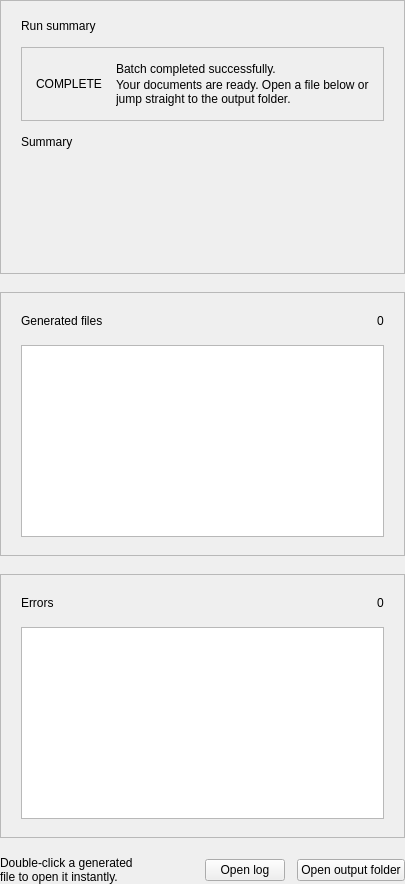
<?xml version="1.0" encoding="UTF-8"?>
<ui version="4.0">
 <class>ResultsPageForm</class>
 <widget class="QWidget" name="resultsPageForm">
  <layout class="QVBoxLayout" name="rootLayout">
   <property name="spacing">
    <number>18</number>
   </property>
   <property name="leftMargin">
    <number>0</number>
   </property>
   <property name="topMargin">
    <number>0</number>
   </property>
   <property name="rightMargin">
    <number>0</number>
   </property>
   <property name="bottomMargin">
    <number>0</number>
   </property>
   <item>
    <widget class="QFrame" name="resultsSummaryCard">
     <property name="frameShape">
      <enum>QFrame::StyledPanel</enum>
     </property>
     <layout class="QVBoxLayout" name="summaryLayout">
      <property name="spacing">
       <number>14</number>
      </property>
      <property name="leftMargin">
       <number>20</number>
      </property>
      <property name="topMargin">
       <number>18</number>
      </property>
      <property name="rightMargin">
       <number>20</number>
      </property>
      <property name="bottomMargin">
       <number>18</number>
      </property>
      <item>
       <widget class="QFrame" name="summaryTitleBar">
        <property name="frameShape">
         <enum>QFrame::NoFrame</enum>
        </property>
        <layout class="QHBoxLayout" name="summaryTitleLayout">
         <property name="spacing">
          <number>0</number>
         </property>
         <property name="leftMargin">
          <number>0</number>
         </property>
         <property name="topMargin">
          <number>0</number>
         </property>
         <property name="rightMargin">
          <number>0</number>
         </property>
         <property name="bottomMargin">
          <number>0</number>
         </property>
         <item>
          <widget class="QLabel" name="summaryTitle">
           <property name="text">
            <string>Run summary</string>
           </property>
          </widget>
         </item>
        </layout>
       </widget>
      </item>
      <item>
       <widget class="QFrame" name="resultsStatusPanel">
        <property name="frameShape">
         <enum>QFrame::StyledPanel</enum>
        </property>
        <layout class="QHBoxLayout" name="resultsStatusLayout">
         <property name="spacing">
          <number>14</number>
         </property>
         <property name="leftMargin">
          <number>14</number>
         </property>
         <property name="topMargin">
          <number>14</number>
         </property>
         <property name="rightMargin">
          <number>14</number>
         </property>
         <property name="bottomMargin">
          <number>14</number>
         </property>
         <item>
          <widget class="QLabel" name="resultsStatusBadge">
           <property name="text">
            <string>COMPLETE</string>
           </property>
           <property name="alignment">
            <set>Qt::AlignCenter</set>
           </property>
          </widget>
         </item>
         <item>
          <layout class="QVBoxLayout" name="resultsStatusTextLayout">
           <property name="spacing">
            <number>2</number>
           </property>
           <item>
            <widget class="QLabel" name="resultsStatusTitle">
             <property name="text">
              <string>Batch completed successfully.</string>
             </property>
             <property name="wordWrap">
              <bool>true</bool>
             </property>
            </widget>
           </item>
           <item>
            <widget class="QLabel" name="resultsStatusHint">
             <property name="text">
              <string>Your documents are ready. Open a file below or jump straight to the output folder.</string>
             </property>
             <property name="wordWrap">
              <bool>true</bool>
             </property>
            </widget>
           </item>
          </layout>
         </item>
        </layout>
       </widget>
      </item>
      <item>
       <widget class="QLabel" name="summaryLabel">
        <property name="minimumSize">
         <size>
          <width>0</width>
          <height>120</height>
         </size>
        </property>
        <property name="text">
         <string>Summary</string>
        </property>
        <property name="wordWrap">
         <bool>true</bool>
        </property>
        <property name="alignment">
         <set>Qt::AlignLeading|Qt::AlignLeft|Qt::AlignTop</set>
        </property>
       </widget>
      </item>
     </layout>
    </widget>
   </item>
   <item>
    <widget class="QFrame" name="filesCard">
     <property name="frameShape">
      <enum>QFrame::StyledPanel</enum>
     </property>
     <layout class="QVBoxLayout" name="filesCardLayout">
      <property name="spacing">
       <number>14</number>
      </property>
      <property name="leftMargin">
       <number>20</number>
      </property>
      <property name="topMargin">
       <number>18</number>
      </property>
      <property name="rightMargin">
       <number>20</number>
      </property>
      <property name="bottomMargin">
       <number>18</number>
      </property>
      <item>
       <widget class="QFrame" name="filesHeader">
        <property name="frameShape">
         <enum>QFrame::NoFrame</enum>
        </property>
        <layout class="QHBoxLayout" name="filesHeaderLayout">
         <property name="spacing">
          <number>12</number>
         </property>
         <property name="leftMargin">
          <number>0</number>
         </property>
         <property name="topMargin">
          <number>0</number>
         </property>
         <property name="rightMargin">
          <number>0</number>
         </property>
         <property name="bottomMargin">
          <number>0</number>
         </property>
         <item>
          <widget class="QLabel" name="filesTitle">
           <property name="text">
            <string>Generated files</string>
           </property>
          </widget>
         </item>
         <item>
          <spacer name="filesHeaderSpacer">
           <property name="orientation">
            <enum>Qt::Horizontal</enum>
           </property>
           <property name="sizeHint" stdset="0">
            <size>
             <width>40</width>
             <height>20</height>
            </size>
           </property>
          </spacer>
         </item>
         <item>
          <widget class="QLabel" name="filesCountBadge">
           <property name="text">
            <string>0</string>
           </property>
           <property name="alignment">
            <set>Qt::AlignCenter</set>
           </property>
          </widget>
         </item>
        </layout>
       </widget>
      </item>
      <item>
       <widget class="QListWidget" name="filesList">
        <property name="minimumSize">
         <size>
          <width>0</width>
          <height>170</height>
         </size>
        </property>
       </widget>
      </item>
     </layout>
    </widget>
   </item>
   <item>
    <widget class="QFrame" name="errorsCard">
     <property name="frameShape">
      <enum>QFrame::StyledPanel</enum>
     </property>
     <layout class="QVBoxLayout" name="errorsCardLayout">
      <property name="spacing">
       <number>14</number>
      </property>
      <property name="leftMargin">
       <number>20</number>
      </property>
      <property name="topMargin">
       <number>18</number>
      </property>
      <property name="rightMargin">
       <number>20</number>
      </property>
      <property name="bottomMargin">
       <number>18</number>
      </property>
      <item>
       <widget class="QFrame" name="errorsHeader">
        <property name="frameShape">
         <enum>QFrame::NoFrame</enum>
        </property>
        <layout class="QHBoxLayout" name="errorsHeaderLayout">
         <property name="spacing">
          <number>12</number>
         </property>
         <property name="leftMargin">
          <number>0</number>
         </property>
         <property name="topMargin">
          <number>0</number>
         </property>
         <property name="rightMargin">
          <number>0</number>
         </property>
         <property name="bottomMargin">
          <number>0</number>
         </property>
         <item>
          <widget class="QLabel" name="errorsTitle">
           <property name="text">
            <string>Errors</string>
           </property>
          </widget>
         </item>
         <item>
          <spacer name="errorsHeaderSpacer">
           <property name="orientation">
            <enum>Qt::Horizontal</enum>
           </property>
           <property name="sizeHint" stdset="0">
            <size>
             <width>40</width>
             <height>20</height>
            </size>
           </property>
          </spacer>
         </item>
         <item>
          <widget class="QLabel" name="errorsCountBadge">
           <property name="text">
            <string>0</string>
           </property>
           <property name="alignment">
            <set>Qt::AlignCenter</set>
           </property>
          </widget>
         </item>
        </layout>
       </widget>
      </item>
      <item>
       <widget class="QPlainTextEdit" name="errorsOutput">
        <property name="minimumSize">
         <size>
          <width>0</width>
          <height>150</height>
         </size>
        </property>
       </widget>
      </item>
     </layout>
    </widget>
   </item>
   <item>
    <layout class="QHBoxLayout" name="actionRow">
     <property name="spacing">
      <number>12</number>
     </property>
     <item>
      <widget class="QLabel" name="actionHint">
       <property name="text">
        <string>Double-click a generated file to open it instantly.</string>
       </property>
       <property name="wordWrap">
        <bool>true</bool>
       </property>
      </widget>
     </item>
     <item>
      <spacer name="actionStretch">
       <property name="orientation">
        <enum>Qt::Horizontal</enum>
       </property>
       <property name="sizeHint" stdset="0">
        <size>
         <width>40</width>
         <height>20</height>
        </size>
       </property>
      </spacer>
     </item>
     <item>
      <widget class="QPushButton" name="openLogButton">
       <property name="text">
        <string>Open log</string>
       </property>
      </widget>
     </item>
     <item>
      <widget class="QPushButton" name="openOutputButton">
       <property name="text">
        <string>Open output folder</string>
       </property>
      </widget>
     </item>
    </layout>
   </item>
  </layout>
 </widget>
 <resources/>
 <connections/>
</ui>
